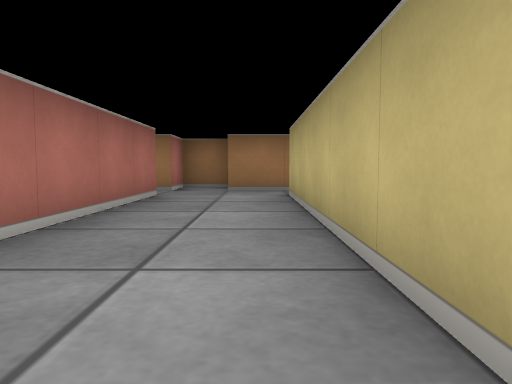
view 1 (above)

14 first-person views from a walk through a cub3D ray-caster map. The camera is about half as high as the walls, tilts 4° down and sees 70° across. The floor is counted in squares. Each view is taken from the middle of a square. On the plan, view 1 faces up. The plan holds only what a view shows up to about 9 squares ahead; the rest is blank.

view 2
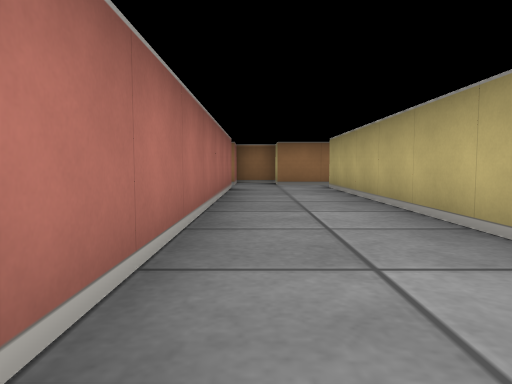

view 3
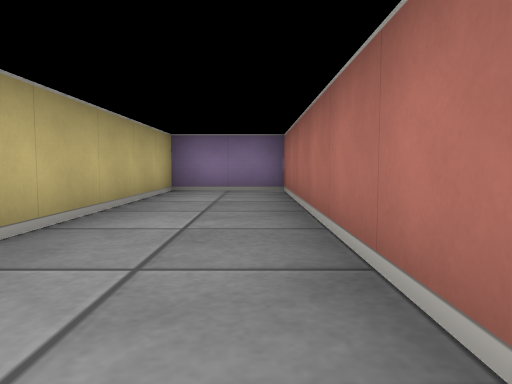

view 4
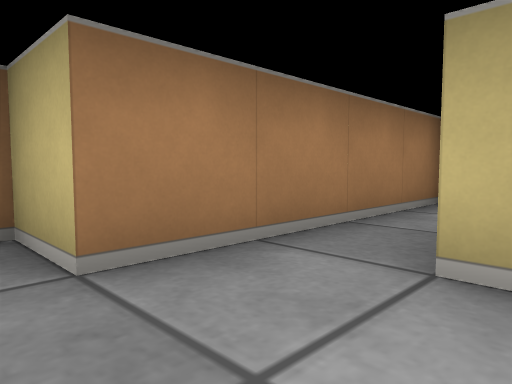

view 5
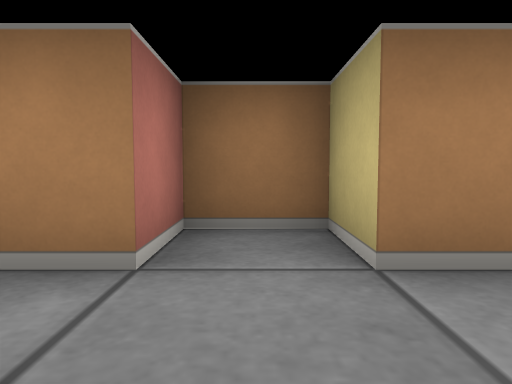

view 6
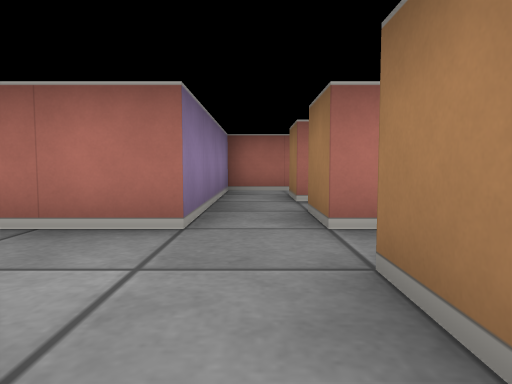

view 7
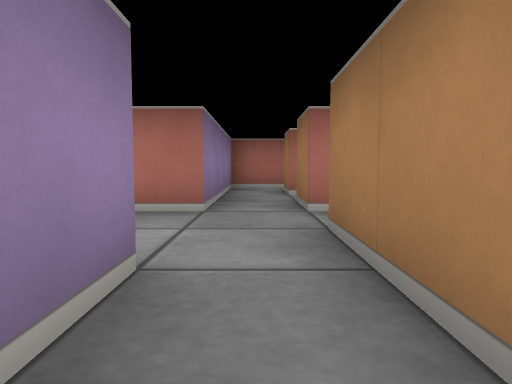

view 8
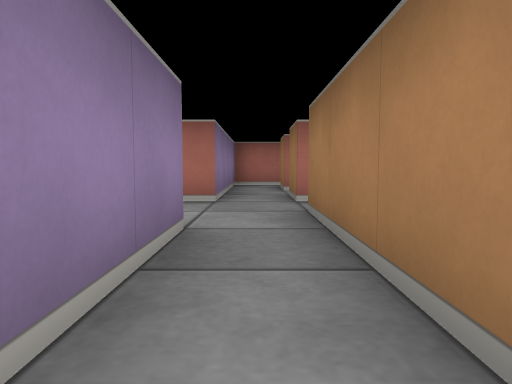

view 9
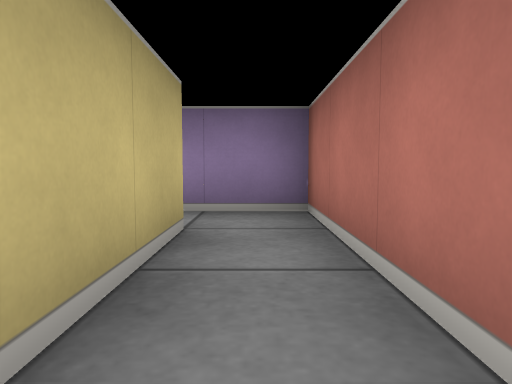

view 10
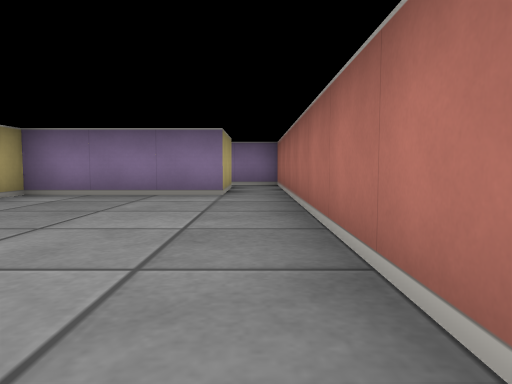

view 11
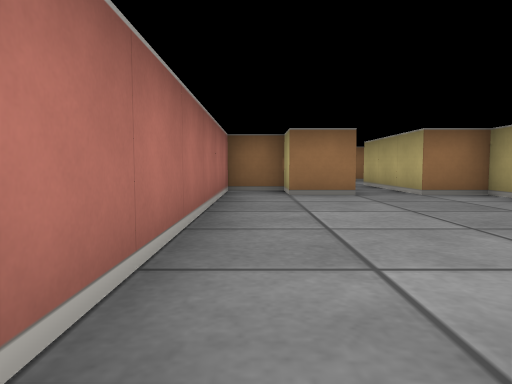

view 12
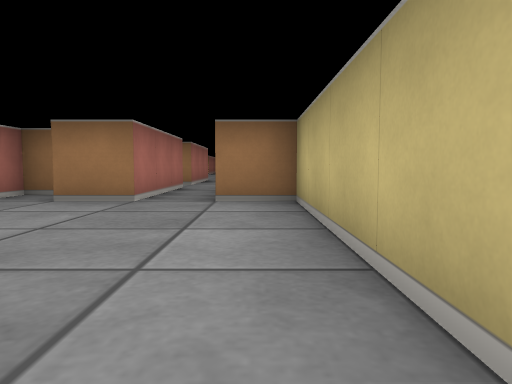

view 13
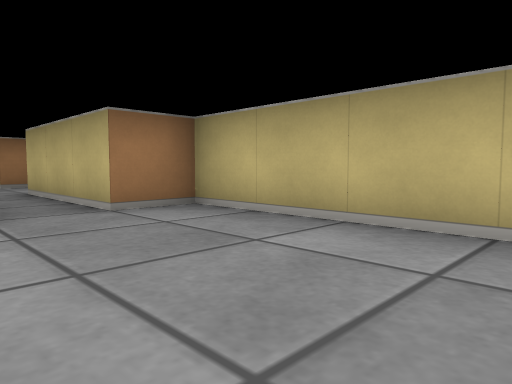

view 14
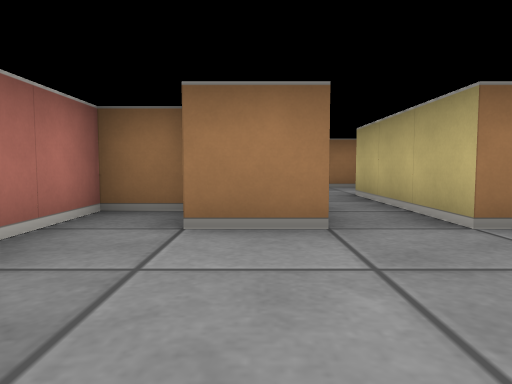

### Floor plan
Points are (right, up) in squares from view 1. A wall is a line through its corners. A room is listed if a view was taken in it or the views show most of it. See-through windows are left out.
Room 1 (views 1, 2, 3, 4, 5, 6, 7, 8)
walls: (-1.5, 5.5) (-1.5, -2.5) (0.5, -2.5) (0.5, 5.5) (2.4, 5.5); (3.6, 6.5) (-0.5, 6.5) (-0.5, 7.5) (-1.5, 7.5) (-1.5, 6.5)
ways out: opening at (-2, 6) to room 3
Room 2 (views 9, 10, 11, 12, 13, 14)
walls: (-4.5, 6.5) (-4.5, 8.5) (-1.5, 8.5) (-1.5, 13.5) (-2.5, 13.5) (-2.5, 16.5); (-3.5, 16.5) (-3.5, 13.5) (-4.5, 13.5) (-4.5, 14.5) (-5.5, 14.5) (-5.5, 6.5)
ways out: opening at (-5, 7.5) to room 3; opening at (-3, 16)
Room 3 (no view inside)
walls: (-3.5, 6.5) (-4.5, 6.5); (-1.5, 6.5) (-2.5, 6.5); (-5.5, 6.5) (-5.5, 5.5) (-1.5, 5.5)
ways out: opening at (-2, 6) to room 1; opening at (-5, 7.5) to room 2

Positions as (right, up) in squares from view 1, and headings:
1: (0, 0), facing up
2: (-1, -2), facing up
3: (-1, 4), facing down
4: (-1, 5), facing up-right
5: (-1, 5), facing up
6: (1, 6), facing left
7: (2, 6), facing left
8: (3, 6), facing left
9: (-5, 9), facing down
10: (-5, 14), facing down
11: (-5, 8), facing up
12: (-2, 9), facing up
13: (-4, 10), facing up-right
14: (-4, 11), facing up
